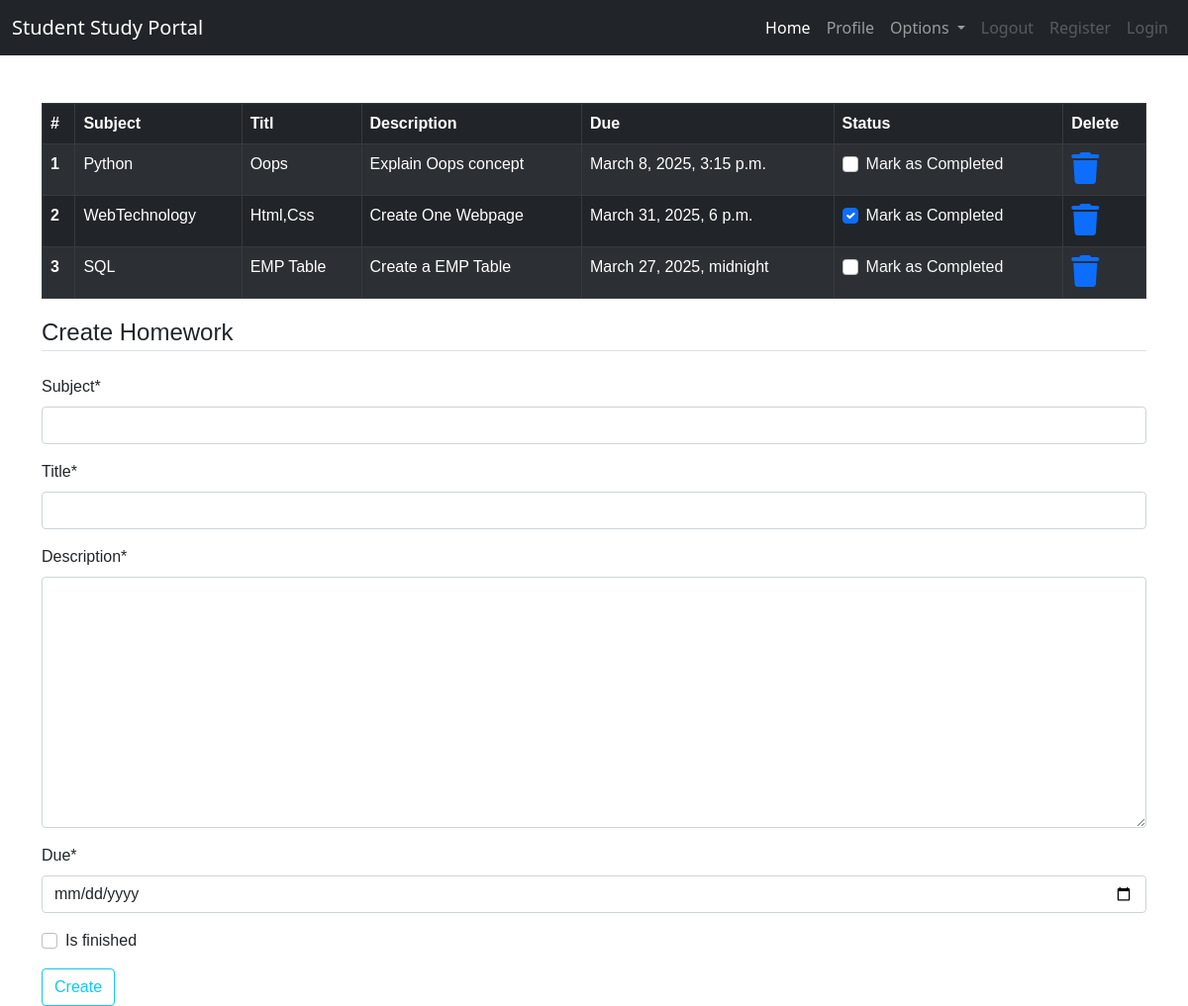
Before: /homework/ (signed in) with the older database file.
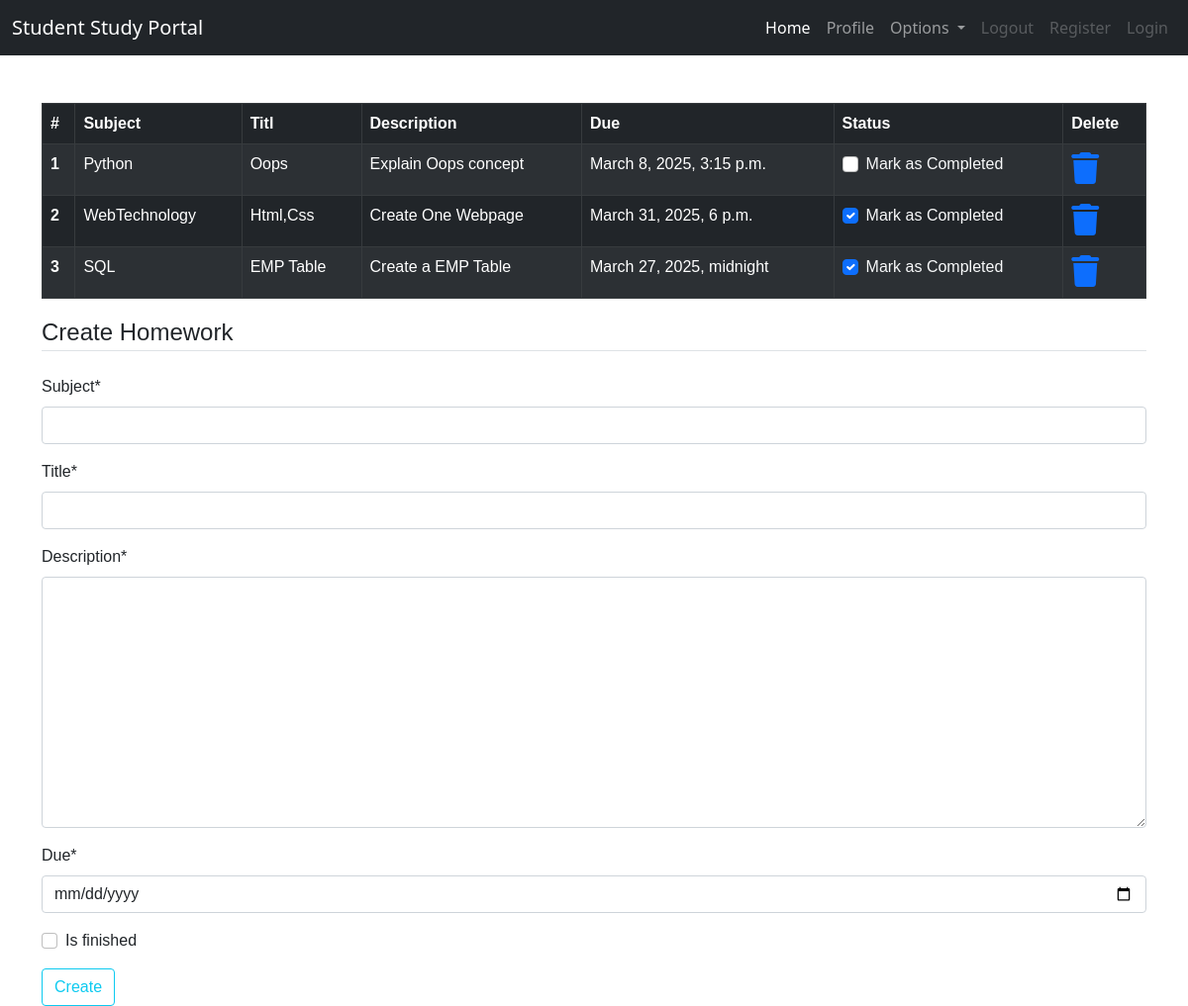
After: the same page with the newer database file.
### dashboard/models.py (models this page shows, shortened)
class Homework(models.Model):
    user = models.ForeignKey(User,on_delete=models.CASCADE)
    subject = models.CharField(max_length=50)
    title = models.CharField(max_length=200)
    description = models.TextField()
    due = models.DateTimeField()
    is_finished = models.BooleanField(default=False)

### dashboard/views.py (the view)
# urls.py: path('homework/', views.homework, name='homework'),
def homework(request):
    if request.method == 'POST':
        form = HomeworkForm(request.POST)
        if form.is_valid():
            try:
                finished = request.POST['is_finished']
                finished = finished == 'on'
            except KeyError:
                finished = False
            homeworks = Homework(
                user=request.user,
                subject=request.POST['subject'],
                title=request.POST['title'],
                description=request.POST['description'],
                due=request.POST['due'],
                is_finished=finished,
            )
            homeworks.save()
            messages.success(request, f'Homework added from {request.user.username} successfully!!')
    else:
        form = HomeworkForm()
    homework = Homework.objects.filter(user=request.user)
    homework_done = len(homework) == 0
    context = {'homeworks': homework, 'homework_done': homework_done, 'form': form}
    return render(request, 'homework.html', context)

### dashboard/forms.py
class HomeworkForm(forms.ModelForm):
    class Meta:
        model = Homework
        widgets = {'due':DateInput()}
        fields = ['subject','title','description','due','is_finished']

### templates/homework.html (shortened to what this page needs)
{% extends 'base.html' %}
{% load static %}
{% load crispy_forms_tags%}
{% block content%}
<div class="container">
    {% if not homework_done%}
    <table class="table table-striped table-bordered table-hover table-dark">
        <thead>
            <tr>
                <th scope='col'>#</th>
                <th scope='col'>Subject</th>
                <th scope='col'>Titl</th>
                <th scope='col'>Description</th>
                <th scope='col'>Due</th>
                <th scope='col'>Status</th>
                <th scope='col'>Delete</th>
            </tr>
        </thead>
        <tbody>
            {% for homework in homeworks %}
            <tr>
                <th scope="row">{{forloop.counter}}</th>
                <td>{{homework.subject}}</td>
                <td>{{homework.title}}</td>
                <td>{{homework.description}}</td>
                <td>{{homework.due}}</td>
                <td>
                    <a href="{% url 'update_homework' homework.id %}">
                        <div class="form-check">
                            {% if homework.is_finished == True %}
                            <input class="form-check-input" type="checkbox" value="" checked>
                            {% else %}
                            <input class="form-check-input" type="checkbox" value="">
                            {% endif %}
                            <label class="form-check-label text-light" for="flexCheckDefault">
                                Mark as Completed
                            </label>
                        </div>
                    </a>
                </td>
                <td><a href="{% url 'delete_homework' homework.id %}"><i class="fa fa-trash fa-2x"></i></a></td>
            </tr>
            {% endfor %}
        </tbody>
    </table>
    {% else %}
    <h4>All homework are Completed!! Create to have more!!</h4>
    {% endif %}
</div>
<div class="container">
    <form method="POST">
        <fieldset class="form-group">
            <legend class="border-bottom mb-4">Create Homework</legend>
            {{form|crispy}}
        </fieldset>
        <div class="form-group">
            <button href="" class="btn btn-outline-info" type="submit">Create</button>
        </div>
    </form>
</div>
{% endblock content %}

Changed rows visible on the page:
changed Homework "SQL": value "☐" → "☑"
